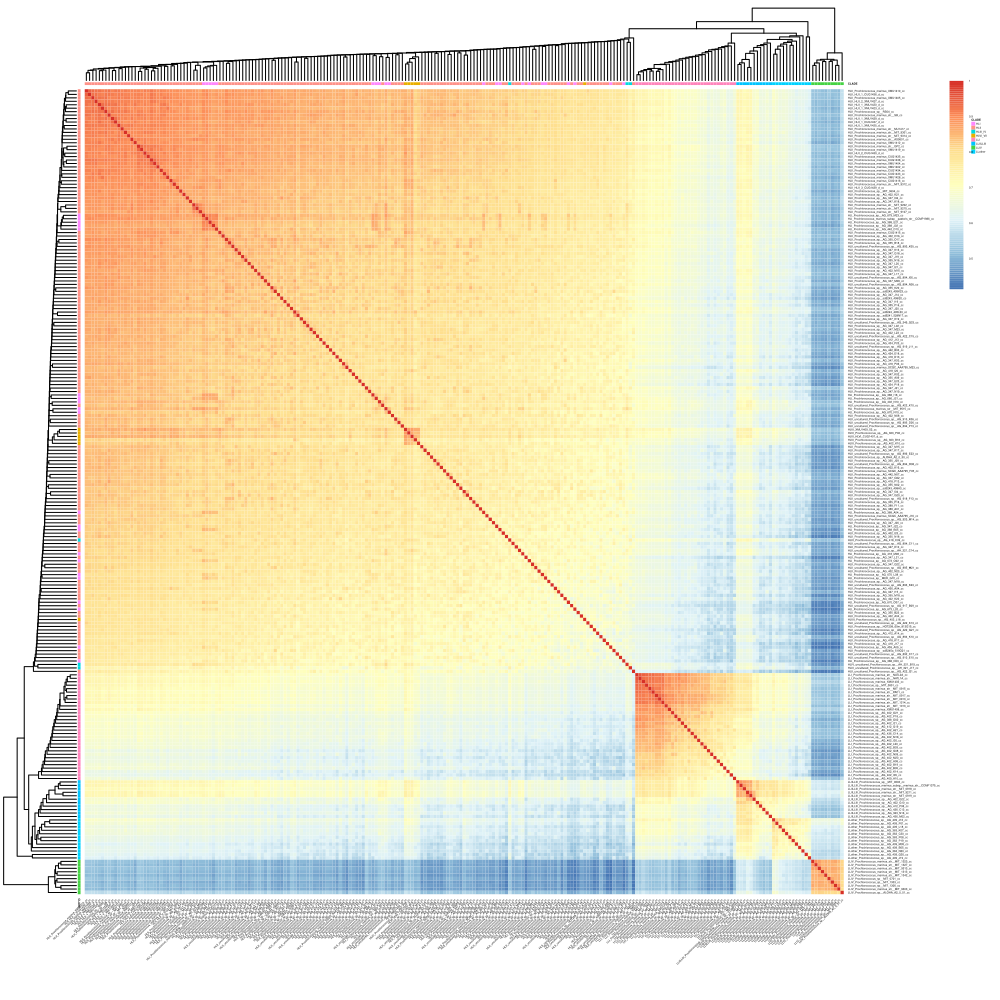

The R source for this figure:
#!/usr/bin/env Rscript



data = "/home/Cloud_Platform/Cloud_Platform/public/user/4976_YuanzhouWang/Presence_t.txt"
display_numbers = "NULL"
outputprefix = "/home/Cloud_Platform/Cloud_Platform/public/user/4976_YuanzhouWang/result_output/Pretty_heatmap62023_11_04_18_48_54_243814/2a94ac01-d5c4-4b72-bdf0-03020e70fe65"
outputpictype = "pdf"
renameDuplicateRowNames = TRUE
logv = "NULL"
log_add = 0
scale = "none"
top_n = 1
statistical_value_type = "mad"
annotation_row = "/home/Cloud_Platform/Cloud_Platform/public/user/4976_YuanzhouWang/Ortho_Group.txt"
annotation_col = "/home/Cloud_Platform/Cloud_Platform/public/user/4976_YuanzhouWang/str_clade.txt"
cluster_rows = TRUE
cluster_cols = TRUE
clustering_method = "average"
clustering_distance_rows = "spearman"
clustering_distance_cols = "spearman"
breaks = "NA"
breaks_mid = NULL
breaks_digits = 2
correlation_plot = "col"
maximum = Inf
minimum = -Inf
xtics_angle = 45
manual_color_vector = "NULL"
fontsize = 2
manual_annotation_colors_sidebar = "NULL"
cutree_cols = NA
cutree_rows = NA
kclu = NA
ytics = TRUE
xtics = TRUE
title = ""
anno_cutree_rows = FALSE
anno_cutree_cols = FALSE 

label_row_cluster_boundary = FALSE
label_col_cluster_boundary = FALSE
label_every_n_rowitems = 1
label_every_n_colitems = 1

width = 10
height = 10
debug = FALSE
cluster_cols_variable = "NULL"
cluster_rows_variable = "NULL"
remove_cluster_cols_variable_in_annocol = FALSE
remove_cluster_rows_variable_in_annorow = FALSE
saveppt = TRUE


if (data == "") {
  script = sub(".*=", "", commandArgs()[4])
  #print(script)
  system(paste(script, "-h"))
  stop("At least -f is required!")
}


# For all users
# devtools::install_github("Tong-Chen/ImageGP")
# For chinese users
# devtools::install_git("https://gitee.com/ct5869/ImageGP.git")
library(ImageGP)
library(pheatmap)
library(RColorBrewer)
library(grid)
library(vegan)
library(dplyr)
library(stringr)


if (outputprefix == ""){
	outputprefix = data
}
filename = paste0(outputprefix,  '.pheatmap.', outputpictype)

if(breaks == 'NA'){
	breaks = NA
}else if(breaks != "quantile"){
	breaks = as.numeric(sp_string2vector(breaks))
}





manual_color_vector = sp_string2vector(manual_color_vector)
# sp_string2vector

#sink("s.log", append=TRUE, split=TRUE)

cat(sp_current_time(), "Starting...\n")

sp_pheatmap(
  data = data,
  filename = filename,
  renameDuplicateRowNames = renameDuplicateRowNames,
  logv = logv,
  top_n = top_n,
  statistical_value_type = statistical_value_type,
  log_add = log_add,
  scale = scale,
  annotation_row = annotation_row,
  annotation_col = annotation_col,
  cluster_rows = cluster_rows,
  cluster_cols = cluster_cols,
  clustering_method = clustering_method,
  clustering_distance_rows = clustering_distance_rows,
  clustering_distance_cols = clustering_distance_cols,
  breaks = breaks,
  breaks_mid = breaks_mid,
  breaks_digits = breaks_digits,
  correlation_plot = correlation_plot,
  maximum = maximum,
  minimum = minimum,
  xtics_angle = xtics_angle,
  manual_color_vector = manual_color_vector,
  fontsize = fontsize,
  manual_annotation_colors_sidebar = manual_annotation_colors_sidebar,
  cutree_cols = cutree_cols,
  cutree_rows = cutree_rows,
  anno_cutree_rows = anno_cutree_rows,
  anno_cutree_cols = anno_cutree_cols,
  label_row_cluster_boundary = label_row_cluster_boundary,
  label_col_cluster_boundary = label_col_cluster_boundary,
  label_every_n_rowitems = label_every_n_rowitems,
  label_every_n_colitems = label_every_n_colitems,
  kclu = kclu,
  ytics = ytics,
  xtics = xtics,
  width = width,
  height = height,
  title = title,
  cluster_cols_variable=cluster_cols_variable,
  cluster_rows_variable=cluster_rows_variable,
  remove_cluster_cols_variable_in_annocol=remove_cluster_cols_variable_in_annocol,
  remove_cluster_rows_variable_in_annorow=remove_cluster_rows_variable_in_annorow,
  debug = debug,
  display_numbers = display_numbers,
  saveppt = saveppt
  )
cat(sp_current_time(), "Success.\n")
#sink()
